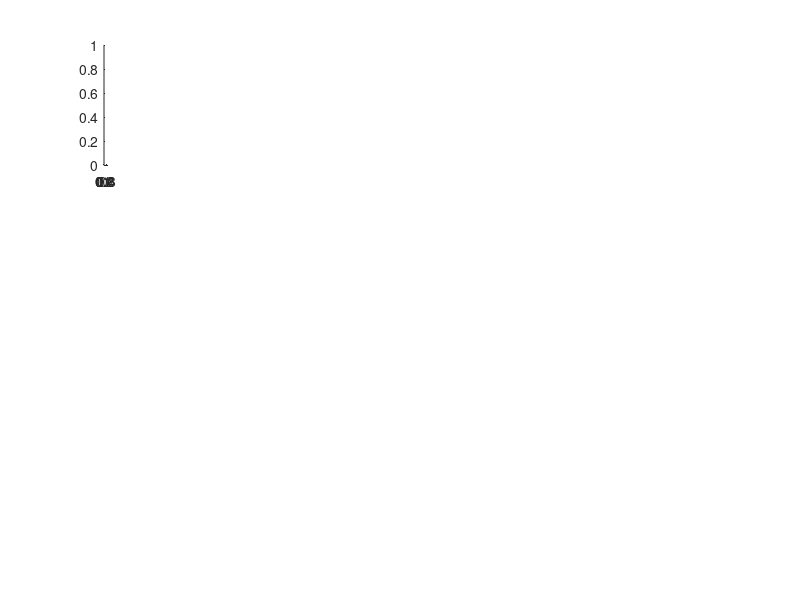

MATLAB code for this plot: (Note: this script raises an error after producing the figure.)
% file='Z:\Scott\TIRF SIM\Control CALM Clathrin 4\FullPit2.tif';
% frames=1:12;
file='Z:\Scott\TIRF SIM\Control CALM Clathrin 4\FullPit.tif';
frames=15:32;
nbins=50;
figure(1)
for i0=1:length(frames)
    i=frames(i0);
    subplot(3,length(frames),i0)
    IMG{1}=imread(file,'Index',i);
    IM=IMG{1};
    imshow(IM,[0 max(max(IM))])
    hold on
    title(strcat('Frame ',num2str(i0)))
    [AC,SmallAC]=Autocorrellation(IM,50);
    subplot(3,length(frames),i0+length(frames))
    imagesc(SmallAC)
    title('AC')
    subplot(3,length(frames),i0+length(frames)*2)
    [xs,ys]=RadialDistancePlot(SmallAC,nbins);
    ys=ys/max(ys); %(ys-min(ys))/(max(ys)-min(ys));
    plot(xs*40,ys)
    xlim([0 200])
    hold on
    xq=0:max(xs);
    yi=interp1(xs,ys,xq);
    [xL,xR]=FindFWHMBoundaries(yi,0);
    F(i0)=(xR-1)*80;
    FWHMx=strcat('FWHM = ',num2str((xR-1)*80),' nm');
    line([0 xR-1]*40,[.5 .5],'LineStyle','--')
end
figure(2)
plot(F)
xlabel('Frame')
ylabel('AC Width')